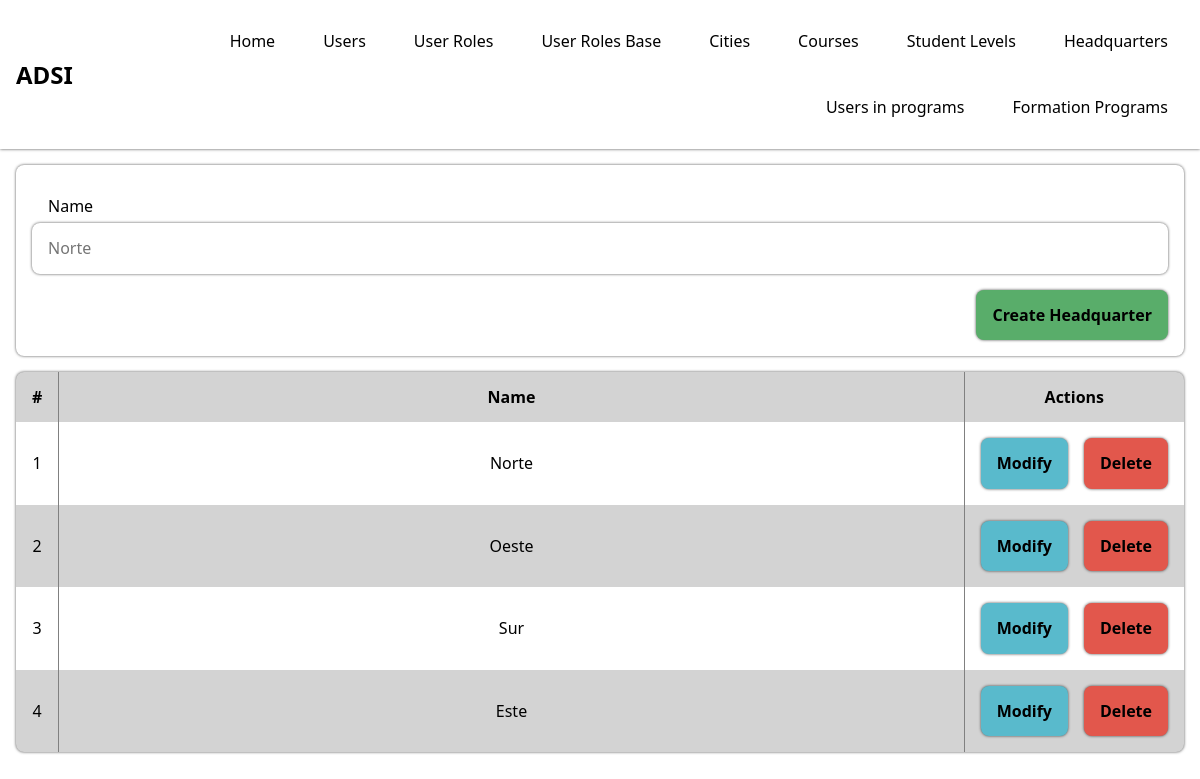
The page /headquarters.php on the database its author committed.
### tables this page shows
CREATE TABLE `headquarters` (
  `id` int(11) NOT NULL,
  `name` varchar(255) NOT NULL
);

### php/function.php (called while the page is built, shortened)
<?php
function dbQuery($query)
{
  $connection = mysqli_connect("localhost", "slogive", "123456789", "courses_platform");
  $result = mysqli_query($connection, $query);
  return $result;
}

### headquarters.php (the view, shortened to what this page needs)
<!DOCTYPE html>
<html lang="es-CO">
<head>
  <?php
  include("./modules/head.php");
  include("./php/function.php");
  ?>
</head>
<body>
  <?php
  include("./modules/nav.php");
  ?>
  <main class="main">
    <form action="" method="post">
      <label for="name">Name</label>
      <input type="text" name="name" id="name" value="<?php echo isset($_GET['put']) ? $row->name : ''; ?>" placeholder="Norte">
      <div class="form_actions">
        <?php echo isset($_GET['put']) ?
          '<input type="submit" name="submit" value="Edit Headquarter"><input onclick="cancel(\'headquarters\')" type="button" value="Cancel">'
          :
          '<input type="submit" name="submit" value="Create Headquarter">'
        ?>
      </div>
    </form>
    <div class="table">
      <div class="body c3">
        <div class="header">#</div>
        <div class="header">Name</div>
        <div class="header">Actions</div>
        <?php
        $sql = "SELECT * FROM headquarters";
        $result = dbQuery($sql);
        while ($row = mysqli_fetch_object($result)) {
        ?>
          <div><?php echo $row->id ?></div>
          <div><?php echo $row->name ?></div>
          <div class="actions">
            <a href="headquarters?id=<?php echo $row->id ?>&put">
              Modify
            </a>
            <a href="headquarters?id=<?php echo $row->id ?>&delete">
              Delete
            </a>
          </div>
        <?php } ?>
      </div>
    </div>
  </main>
</body>
</html>

### styles/global.css (style rules this page uses)
html { line-height: 1.15; -webkit-text-size-adjust: 100%; }
body { margin: 0; min-height: 100vh; font-family: system-ui, -apple-system, BlinkMacSystemFont, "Segoe UI", Roboto, Oxygen, Ubuntu, Cantarell, "Open Sans", "Helvetica Neue", sans-serif, monospace; overflow-y: scroll; }
main { display: block; }
a { background-color: transparent; }
button, input, optgroup, select, textarea { font-family: inherit; font-size: 100%; line-height: 1.15; margin: 0; }
button, input { overflow: visible; }
button, [type=button], [type=reset], [type=submit] { -webkit-appearance: button; }
:root { --measure: 16px; }
@media screen and (min-width: 769px) { :root { --measure: 16px; } }
.main { display: grid; padding: var(--measure); gap: var(--measure); }
.main form { display: grid; padding: var(--measure); border-radius: 8px; -webkit-box-shadow: 0px 0px 3px 0px rgba(0, 0, 0, 0.7); -moz-box-shadow: 0px 0px 3px 0px rgba(0, 0, 0, 0.7); box-shadow: 0px 0px 3px 0px rgba(0, 0, 0, 0.7); }
.main form label { padding: 0 var(--measure); margin-top: var(--measure); margin-bottom: calc(var(--measure) / 2); }
.main form input { border: none; outline: none; padding: var(--measure); border-radius: 8px; -webkit-box-shadow: 0px 0px 3px 0px rgba(0, 0, 0, 0.7); -moz-box-shadow: 0px 0px 3px 0px rgba(0, 0, 0, 0.7); box-shadow: 0px 0px 3px 0px rgba(0, 0, 0, 0.7); }
.main form .form_actions { display: grid; grid-template-columns: repeat(2, min-content); justify-content: right; }
.main form .form_actions input[type=submit] { background: #59ad6a; }
.main form .form_actions input[type=submit], .main form .form_actions input[type=button] { padding: var(--measure); border-radius: 8px; outline: none; border: none; transition: all ease-in-out 150ms; margin-top: var(--measure); font-weight: bold; -webkit-box-shadow: 0px 0px 3px 0px rgba(0, 0, 0, 0.7); -moz-box-shadow: 0px 0px 3px 0px rgba(0, 0, 0, 0.7); box-shadow: 0px 0px 3px 0px rgba(0, 0, 0, 0.7); }
.main .table { display: grid; border-radius: 8px; -webkit-box-shadow: 0px 0px 3px 0px rgba(0, 0, 0, 0.7); -moz-box-shadow: 0px 0px 3px 0px rgba(0, 0, 0, 0.7); box-shadow: 0px 0px 3px 0px rgba(0, 0, 0, 0.7); }
.main .table .body { display: grid; overflow-x: scroll; overflow-y: hidden; border-radius: 8px; column-gap: 1px; background: gray; }
.main .table .body .header { font-weight: bold; }
.main .table .body div { display: grid; align-content: center; justify-content: center; padding: var(--measure); background: white; text-align: center; }
.main .table .body .actions { display: grid; gap: var(--measure); padding: var(--measure); grid-template-columns: repeat(2, auto); }
.main .table .body .actions a { text-decoration: none; transition: all ease-in-out 150ms; border-radius: 8px; color: black; padding: var(--measure); background: #f0f0f0; font-weight: bold; -webkit-box-shadow: 0px 0px 3px 0px rgba(0, 0, 0, 0.7); -moz-box-shadow: 0px 0px 3px 0px rgba(0, 0, 0, 0.7); box-shadow: 0px 0px 3px 0px rgba(0, 0, 0, 0.7); }
.main .table .body .actions a:first-of-type { background: #59bacc; }
.main .table .body .actions a:last-of-type { background: #e2574c; }
.main .table .c3 { grid-template-columns: min-content repeat(1, 1fr) min-content; }
.main .table .c3 div:nth-child(6n+1), .main .table .c3 div:nth-child(6n+2), .main .table .c3 div:nth-child(6n+3) { background: lightgray; }

### rows shown on the page
headquarters: id "1", name "Norte"
headquarters: id "2", name "Oeste"
headquarters: id "3", name "Sur"
headquarters: id "4", name "Este"
